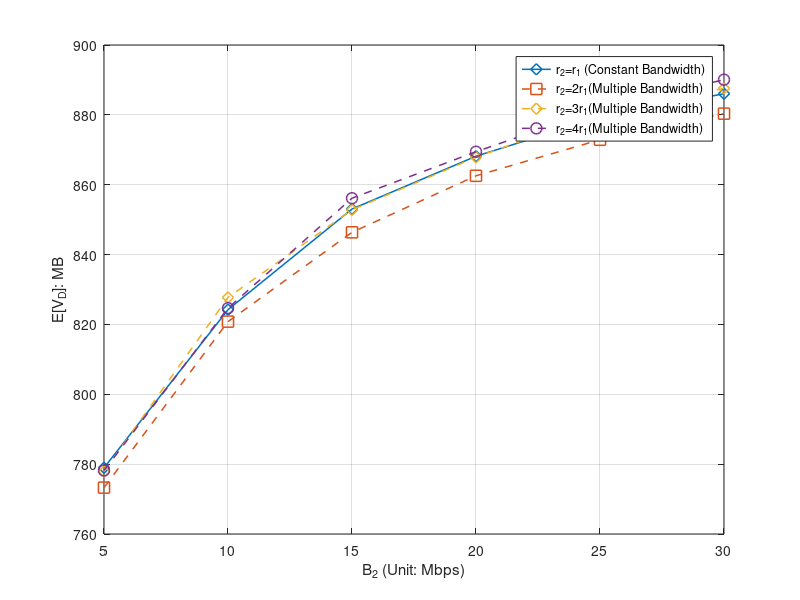

The MATLAB source for this figure:
%% Minutes
x_label = [5	10	15	20	25 30]



%% for DeadlinMissRatio

%Miss ratio
%y_11 = [0.42744	0.34136	0.28916	0.25706	0.23288	0.21544]
%y_12 = [0.43222	0.34836	0.29684	0.26444	0.24166	0.22428]
%y_13 = [0.4286	0.33952	0.28588	0.25636	0.23162	0.2144]
%y_14 = [0.4306	0.34158	0.28456	0.2544	0.2269	0.21114]

%E[V_O]
%y_11 = [295.087005	439.28279	524.912469	578.362733	617.20756	644.309301]
%y_12 = [286.283977	429.568681	511.964496	564.79576	602.5566	629.382515]
%y_13 = [300.231795	447.761217	530.115206	583.721471	621.23441	649.445573]
%y_14 = [297.836141	442.843103	530.630403	583.319547	623.422749	652.460742]

%E[V_D]
y_11 = [778.951653	824.238812	853.038905	868.155726	879.313871	886.04608]
y_12 = [773.276892	820.805893	846.368218	862.553733	872.875914	880.344891]
y_13 = [777.912735	827.717485	852.803566	867.866351	880.490975	887.592312]
y_14 = [778.179121	824.663533	856.140117	869.440004	881.778205	890.073749]

i = i+1;
figure(i)

plot(x_label,y_11,'-d', 'MarkerSize',8, 'LineWidth',1.1)
hold on
plot(x_label,y_12,'--s', 'MarkerSize',8, 'LineWidth',1.1)
hold on
plot(x_label,y_13,'--d', 'MarkerSize',8, 'LineWidth',1.1)
hold on
plot(x_label,y_14,'--o', 'MarkerSize',8, 'LineWidth',1.1)
hold on


%ylabel('P_{miss}')
%ylabel('E[V_0]: MB')
ylabel('E[V_D]: MB')
xlabel('B_2 (Unit: Mbps)')


xticklabels({'5',	'10',	'15',	'20',	'25','30'});

												
xlim([5, 30]);

%xticklabels({'0',	'1',	'2',	'3',	'4','5',	'6',	'7',	'8',	'9',	'10',	'11',	'12',	'13',	'14',	'15',	'16',	'17'	,'18'	,'20'	,'21'	,'22',	'23',	'24',	'26'});
set(gca, 'XTick', x_label);
%set(gca,'xticklabel',num2str(get(gca,'XTick')','%.4f'))
%legend({'F=200','F=500','F=1000'},'NumColumns',1);
legend({'r_2=r_1 (Constant Bandwidth)','r_2=2r_1(Multiple Bandwidth)','r_2=3r_1(Multiple Bandwidth)','r_2=4r_1(Multiple Bandwidth)'},'NumColumns',1);

hold off;
grid on;